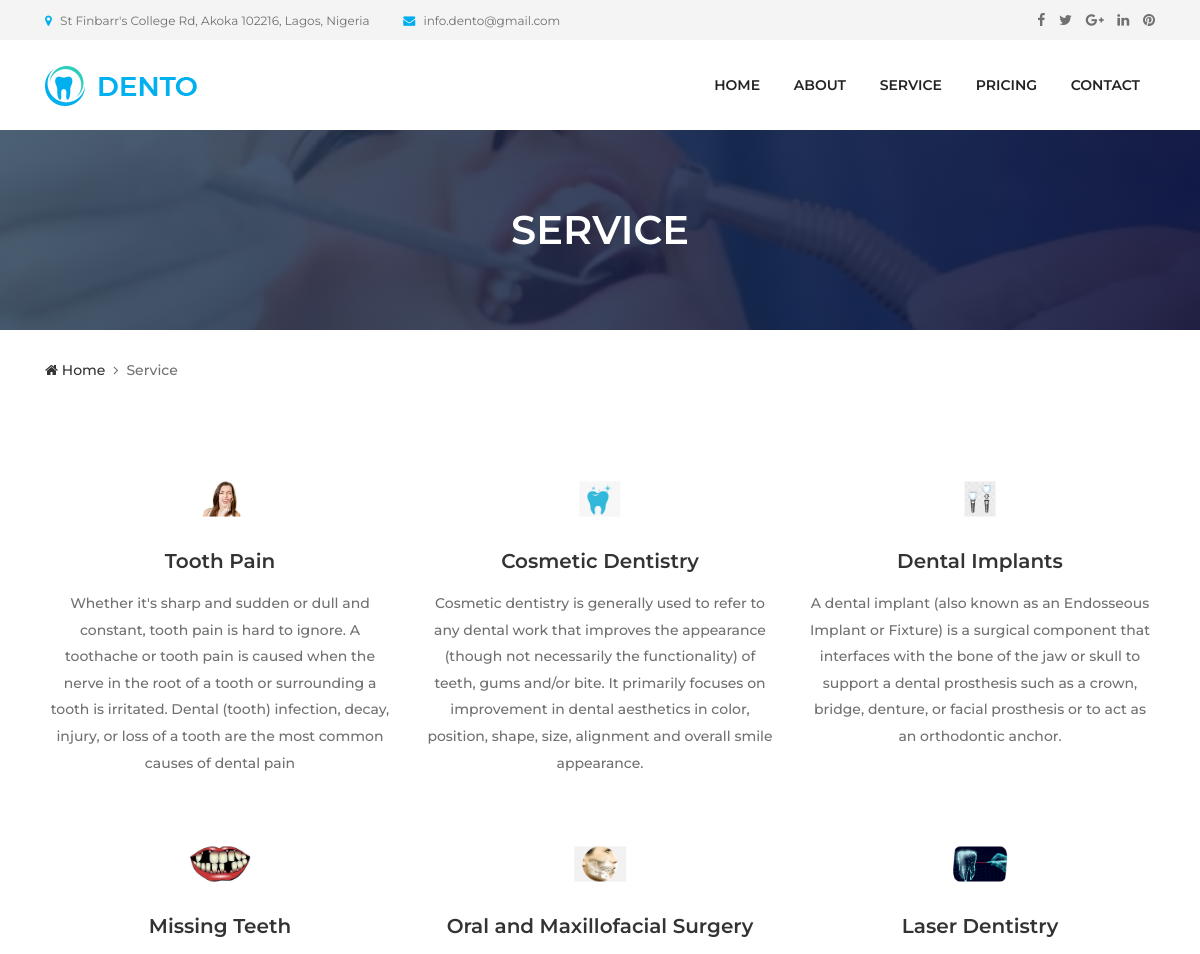
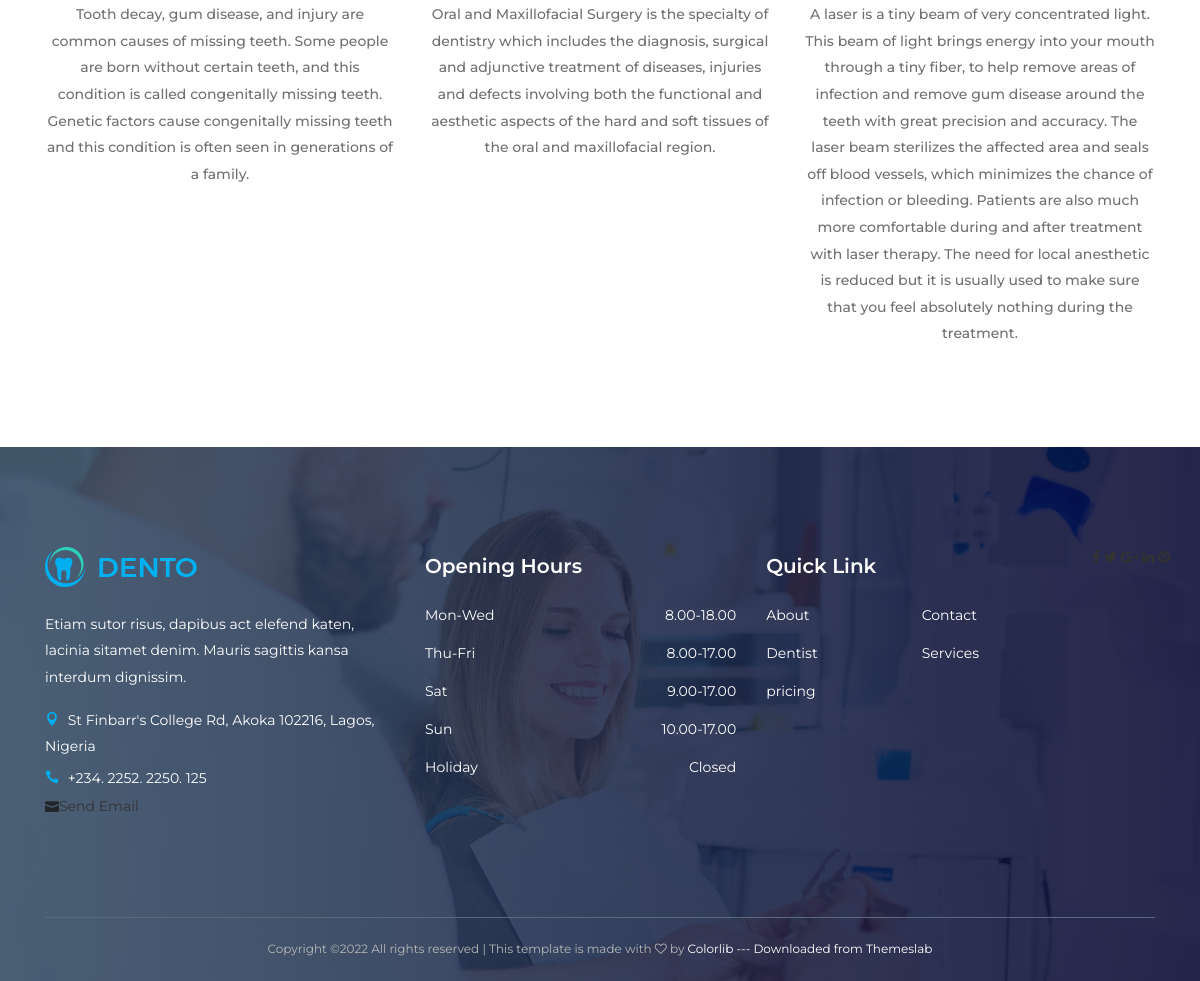
The app's page /service/ with its own data (2 pictures, top to bottom).
### frontend/models.py (models this page shows, shortened)
class Service(models.Model):
    service_available= models.CharField(max_length=200)
    details= models.TextField()
    images= models.ImageField(upload_to='media')

### frontend/views.py (the view)
# urls.py: path('service/', views.service, name="service"),
def service(request):
    service = Service.objects.all()
    context = {
        'service': service
    }
    return render(request, 'service.html', context)

### frontend/templates/service.html
{% extends 'base.html' %}
{% block content %}
{% load static %}
  <div class="breadcumb-area bg-img bg-gradient-overlay" style="background-image: url({% static 'img/bg-img/12.jpg' %});">
    <div class="container h-100">
      <div class="row h-100 align-items-center">
        <div class="col-12">
          <h2 class="title">Service</h2>
        </div>
      </div>
    </div>
  </div>
  <div class="breadcumb--con">
    <div class="container">
      <div class="row">
        <div class="col-12">
          <nav aria-label="breadcrumb">
            <ol class="breadcrumb">
              <li class="breadcrumb-item"><a href="#"><i class="fa fa-home"></i> Home</a></li>
              <li class="breadcrumb-item active" aria-current="page">Service</li>
            </ol>
          </nav>
        </div>
      </div>
    </div>
  </div>
  <section class="dento-services-area mt-50 mb-50">
    <div class="container">
      <div class="row">
        {% for rs in service %}
        <div class="col-12 col-sm-6 col-lg-4">
          <div class="single-service--area text-center mb-50">
            <div class="icon--">
              <img src="{{rs.images.url}}" alt="">
            </div>
            <h5>{{rs.service_available}}</h5>
            <p>{{rs.details}}</p>
          </div>
        </div>
        {% endfor %}
      </div>
    </div>
  </section>
{% endblock %}

### frontend/templates/base.html (shortened to what this page needs)
    <!DOCTYPE html>
    <html lang="en">
    {% load static %}
    <head>
      <link rel="stylesheet" href="{% static 'css/style.css' %}">
    </head>
    <body>
      <header class="header-area">
        <div class="top-header-area">
          <div class="container h-100">
            <div class="row h-100 align-items-center">
              <div class="col-6 col-md-9 col-lg-8">
                <div class="top-header-content">
                  <a href="#" data-toggle="tooltip" data-placement="bottom" title="St Finbarr's College Rd, Akoka 102216, Lagos, Nigeria"><i class="fa fa-map-marker"></i> <span>St Finbarr's College Rd, Akoka 102216, Lagos, Nigeria</span></a>
                  <a href="#" data-toggle="tooltip" data-placement="bottom" title="info.dento@gmail.com"><i class="fa fa-envelope"></i> <span>info.dento@gmail.com</span></a>
                </div>
              </div>
              <div class="col-6 col-md-3 col-lg-4">
                <div class="top-header-social-info text-right">
                  <a href="" data-toggle="tooltip" data-placement="bottom" title="Facebook"><i class="fa fa-facebook"></i></a>
                  <a href="#" data-toggle="tooltip" data-placement="bottom" title="Twitter"><i class="fa fa-twitter"></i></a>
                  <a href="#" data-toggle="tooltip" data-placement="bottom" title="Google Plus"><i class="fa fa-google-plus"></i></a>
                  <a href="#" data-toggle="tooltip" data-placement="bottom" title="Linkedin"><i class="fa fa-linkedin"></i></a>
                  <a href="#" data-toggle="tooltip" data-placement="bottom" title="Pinterest"><i class="fa fa-pinterest"></i></a>
                </div>
              </div>
            </div>
          </div>
        </div>
        <div class="main-header-area">
          <div class="classy-nav-container breakpoint-off">
            <div class="container">
              <nav class="classy-navbar justify-content-between" id="dentoNav">
                <a class="nav-brand" href="{% url 'frontend:index' %}"><img src="{% static 'img/core-img/logo.png' %}" alt=""></a>
                <div class="classy-menu">
                  <div class="classynav">
                    <ul id="nav">
                      <li><a href="{% url 'frontend:index' %}">Home</a></li>
                      <li><a href="{% url 'frontend:about' %}">About</a></li>
                      <li><a href="{% url 'frontend:service' %}">Service</a></li>
                      <li><a href="{% url 'frontend:pricing' %}">Pricing</a></li>
                      <li><a href="{% url 'frontend:contact' %}">Contact</a></li>
                    </ul>
                  </div>
                </div>
            </div>
          </div>
        </div>
      </header>
      {% block content %}
      {% endblock %}
      <footer class="footer-area bg-img bg-gradient-overlay" style="background-image: url({%static 'img/bg-img/3.jpg' %});">
        <div class="container">
          <div class="row">
            <div class="col-12 col-sm-6 col-lg-4">
              <div class="single-footer-widget">
                <a href="./index.html" class="d-block mb-4"><img src="{% static 'img/core-img/logo.png' %}" alt=""></a>
                <p>Etiam sutor risus, dapibus act elefend katen, lacinia sitamet denim. Mauris sagittis kansa interdum dignissim.</p>
                <div class="footer-contact">
                  <p><i class="icon_pin"></i> St Finbarr's College Rd, Akoka 102216, Lagos, Nigeria</p>
                  <p><i class="icon_phone"></i> +234. 2252. 2250. 125</p>
                  <i class="icon_mail"></i><a href="mailto: info.dento@gmail.com">Send Email</a>
                </div>
              </div>
            </div>
            <div class="col-12 col-sm-6 col-lg">
              <div class="single-footer-widget">
                <h5 class="widget-title">Opening Hours</h5>
                <ul class="opening-hours">
                  <li><span>Mon-Wed</span> <span>8.00-18.00</span></li>
                  <li><span>Thu-Fri</span> <span>8.00-17.00</span></li>
                  <li><span>Sat</span> <span>9.00-17.00</span></li>
                  <li><span>Sun</span> <span>10.00-17.00</span></li>
                  <li><span>Holiday</span> <span>Closed</span></li>
                </ul>
              </div>
            </div>
            <div class="col-12 col-sm-6 col-lg">
              <div class="single-footer-widget">
                <h5 class="widget-title">Quick Link</h5>
                <nav>
                  <ul class="quick-links">
                    <li><a href="{% url 'frontend:about' %}">About</a></li>
                    <li><a href="{% url 'frontend:contact' %}">Contact</a></li>
                    <li><a href="{% url 'frontend:about' %}">Dentist</a></li>
                    <li><a href="{% url 'frontend:service' %}">Services</a></li>
                    <li><a href="{% url 'frontend:pricing' %}">pricing</a></li>
                  </ul>
                </nav>
              </div>
            </div>
                <div class="footer-social-info">
                  <a href="https://facebook.com" data-toggle="tooltip" data-placement="top" title="Facebook"><i class="fa fa-facebook"></i></a>
                  <a href="#" data-toggle="tooltip" data-placement="top" title="Twitter"><i class="fa fa-twitter"></i></a>
                  <a href="#" data-toggle="tooltip" data-placement="top" title="Google Plus"><i class="fa fa-google-plus"></i></a>
                  <a href="#" data-toggle="tooltip" data-placement="top" title="Linkedin"><i class="fa fa-linkedin"></i></a>
                  <a href="#" data-toggle="tooltip" data-placement="top" title="Pinterest"><i class="fa fa-pinterest"></i></a>
                </div>
              </div>
            </div>
        <div class="container">
          <div class="row">
            <div class="col-12">
              <div class="copywrite-content">
                <p>
    Copyright &copy;<script>document.write(new Date().getFullYear());</script> All rights reserved | This template is made with <i class="fa fa-heart-o" aria-hidden="true"></i> by <a href="https://colorlib.com" target="_blank">Colorlib --- Downloaded from <a href="https://themeslab.org/" target="_blank">Themeslab</a></a>
    </p>
              </div>
            </div>
          </div>
        </div>
      </footer>
    </body>
    </html>

### dentist/static/css/default-assets/classy-nav.css (style rules this page uses)
body { font-family: "Roboto", sans-serif; }
ul { margin: 0; }
ul li { list-style: none; }
img { height: auto; max-width: 100%; }
.bg-img { background-position: center center; background-size: cover; background-repeat: no-repeat; }
.classy-nav-container { position: relative; z-index: 100; background-color: #ffffff; }
.classy-nav-container * { box-sizing: border-box; }
.classy-nav-container a { -webkit-transition-duration: 500ms; transition-duration: 500ms; text-decoration: none; outline: none; font-size: 14px; font-weight: 400; color: #232323; display: inline-block; }
.justify-content-between { -webkit-box-pack: justify; -ms-flex-pack: justify; justify-content: space-between; }
.classy-navbar { width: 100%; height: 70px; padding: 0.5em 2em; display: -webkit-box; display: -ms-flexbox; display: flex; -webkit-box-align: center; -ms-flex-align: center; -ms-grid-row-align: center; align-items: center; }
.classy-navbar .nav-brand { font-size: 26px; font-weight: 500; color: #565656; display: inline-block; margin-right: 30px; }
.classynav ul li { display: inline-block; clear: both; position: inherit; z-index: 10; }
.classynav ul li a { padding: 0 12px; display: block; height: 35px; font-size: 14px; line-height: 34px; }
.breakpoint-off .classynav { display: -webkit-box; display: -ms-flexbox; display: flex; -webkit-box-align: center; -ms-flex-align: center; -ms-grid-row-align: center; align-items: center; }

### records on screen
Service: images (picture), service_available "Tooth Pain", details "Whether it's sharp and sudden or dull and constant, tooth pain is hard to ignore. A toothache or tooth pain is caused when the nerve in the root of a tooth or surrounding a tooth is irritated. Dental (tooth) infection, decay, injury, or loss of a tooth are the most common causes of dental pain"
Service: images (picture), service_available "Cosmetic Dentistry", details "Cosmetic dentistry is generally used to refer to any dental work that improves the appearance (though not necessarily the functionality) of teeth, gums and/or bite. It primarily focuses on improvement in dental aesthetics in color, position, shape, size, alignment and overall smile appearance."
Service: images (picture), service_available "Dental Implants", details "A dental implant (also known as an Endosseous Implant or Fixture) is a surgical component that interfaces with the bone of the jaw or skull to support a dental prosthesis such as a crown, bridge, denture, or facial prosthesis or to act as an orthodontic anchor."
Service: images (picture), service_available "Missing Teeth", details "Tooth decay, gum disease, and injury are common causes of missing teeth. Some people are born without certain teeth, and this condition is called congenitally missing teeth. Genetic factors cause congenitally missing teeth and this condition is often seen in generations of a family."
Service: images (picture), service_available "Oral and Maxillofacial Surgery", details "Oral and Maxillofacial Surgery is the specialty of dentistry which includes the diagnosis, surgical and adjunctive treatment of diseases, injuries and defects involving both the functional and aesthetic aspects of the hard and soft tissues of the oral and maxillofacial region."
Service: images (picture), service_available "Laser Dentistry", details "A laser is a tiny beam of very concentrated light. This beam of light brings energy into your mouth through a tiny fiber, to help remove areas of infection and remove gum disease around the teeth with great precision and accuracy. The laser beam sterilizes the affected area and seals off blood vessels, which minimizes the chance of infection or bleeding. Patients are also much more comfortable during and after treatment with laser therapy. The need for local anesthetic is reduced but it is usually used to make sure that you feel absolutely nothing during the treatment."
